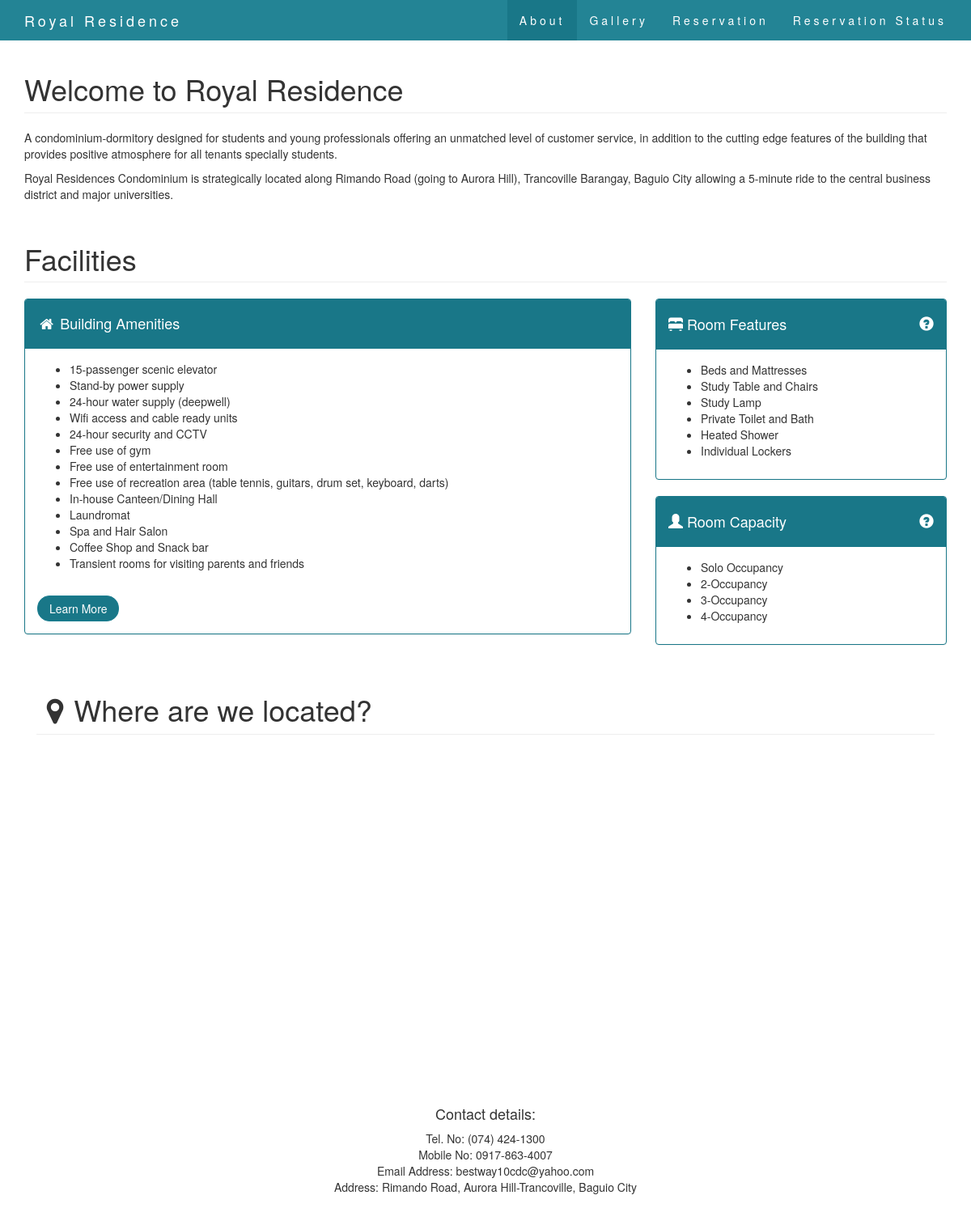
The app's page /, older data.
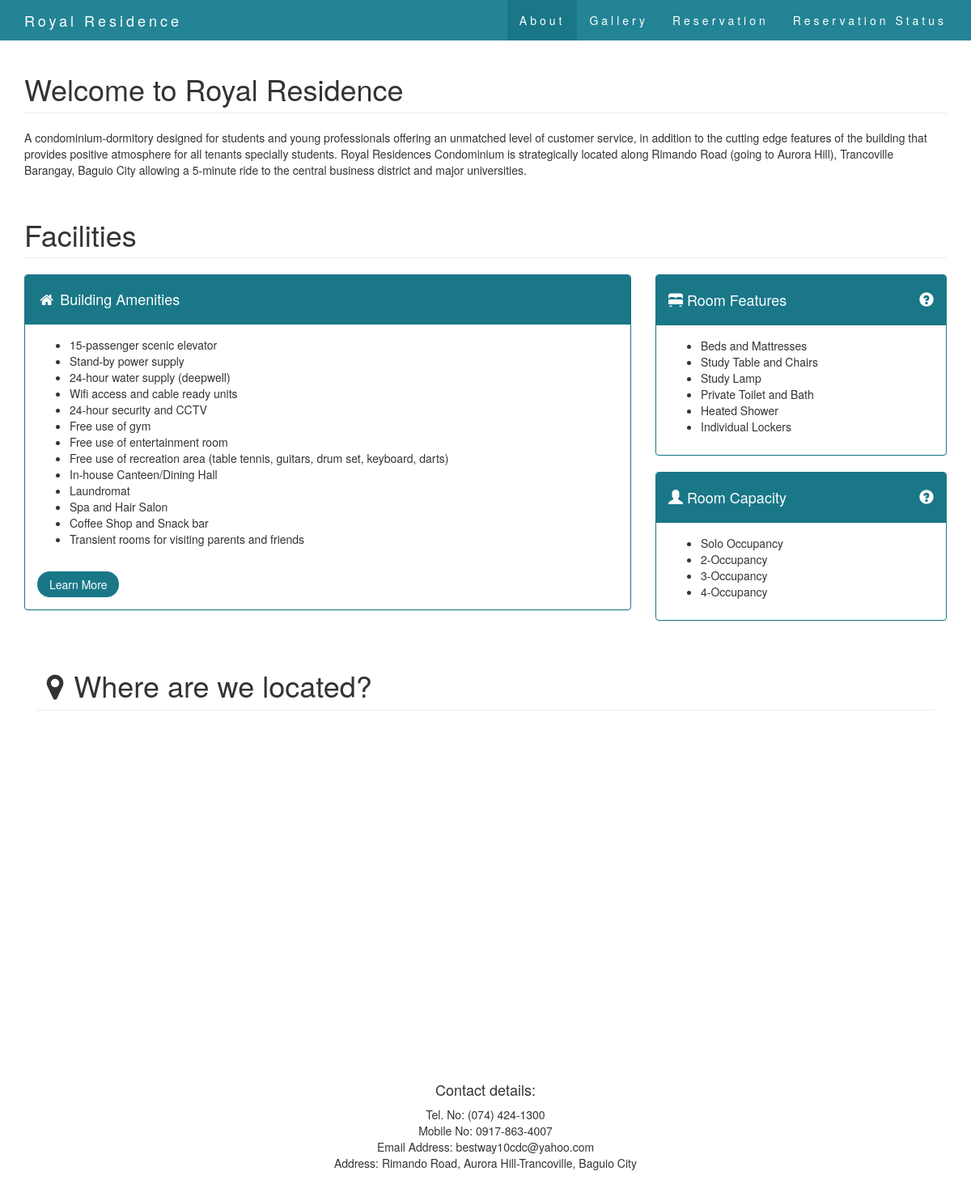
The same page, newer data.
### tables this page shows
CREATE TABLE IF NOT EXISTS `aboutus_content` (
  `aboutUs` text NOT NULL,
  `aboutUsID` int(10) NOT NULL AUTO_INCREMENT,
  PRIMARY KEY (`aboutUsID`)
);

CREATE TABLE IF NOT EXISTS `aboutus_amenities` (
  `amenitiesID` int(10) NOT NULL AUTO_INCREMENT,
  `amenities` varchar(255) NOT NULL,
  PRIMARY KEY (`amenitiesID`)
);

CREATE TABLE IF NOT EXISTS `aboutus_roomfeatures` (
  `featureID` int(11) NOT NULL AUTO_INCREMENT,
  `feature` varchar(255) NOT NULL,
  PRIMARY KEY (`featureID`)
);

CREATE TABLE IF NOT EXISTS `aboutus_roomcapacities` (
  `roomCapacityID` int(10) NOT NULL AUTO_INCREMENT,
  `roomCapacity` varchar(255) NOT NULL,
  PRIMARY KEY (`roomCapacityID`)
);

### index.php (the view, shortened to what the changed rows need)
<?php
$dbc = mysqli_connect("localhost", "root", "", "royaldb");
$amenitiesQuery = mysqli_query($dbc,"SELECT * FROM aboutus_amenities");
$aboutUsQuery = mysqli_query($dbc,"SELECT * FROM aboutus_content");
$roomFeatureQuery = mysqli_query($dbc,"SELECT * FROM aboutus_roomfeatures");
$roomCapacityQuery = mysqli_query($dbc,"SELECT * FROM aboutus_roomcapacities");
?>
<!DOCTYPE html>
<html lang="en">
<head>
    <link href="css/bootstrap.min.css" rel="stylesheet">
    <link href="css/modern-business.css" rel="stylesheet">
    <link href="font-awesome/css/font-awesome.min.css" rel="stylesheet" type="text/css">
</head>
<body id="myPage" data-spy="scroll" data-target=".navbar" data-offset="60">
    <div class="container">
        <div class="row">
            <div class="col-lg-12">
                <h1 class="page-header">
                    Welcome to Royal Residence
                </h1>
            </div>
            <div class = "container-fluid">
                    <?php
                             if ($aboutUsQuery) {
                                       while ($row = mysqli_fetch_array($aboutUsQuery,MYSQL_ASSOC)) {
                                                            $printAboutUs  = $row['aboutUs'];
                                                            echo ("<p> $printAboutUs </p>");
                                                        }
                                          }
                       ?>
            </div>
            <div class="col-lg-12">
                <h1 class="page-header">
                    Facilities
                </h1>
            </div>
            <div class="col-md-8">
                <div class="panel panel-primary">
                    <div class="panel-body">
                    <ul>
                          <?php
                             if ($amenitiesQuery) {
                                       while ($row = mysqli_fetch_array($amenitiesQuery,MYSQL_ASSOC)) {
                                                            $printAmenities  = $row['amenities'];
                                                             echo("<li>$printAmenities</li>");
                                                        }
                                                    }
                       ?>
                    </ul>
                        <br />
                    </div>
                </div>
            </div>
            <div class="col-md-4">
                <div class="panel panel-primary">
                    <div class="panel-body">
                     <ul>
                       <?php
                             if ($roomFeatureQuery) {
                                       while ($row = mysqli_fetch_array($roomFeatureQuery,MYSQL_ASSOC)) {
                                                            $printRoomFeatures  = $row['feature'];
                                                             echo("<li>$printRoomFeatures</li>");
                                                        }
                                                    }
                       ?>
                    </ul>
                    </div>
                </div>
            </div>
            <div class="col-md-4">
                <div class="panel panel-primary">
                    <div class="panel-body">
                        <ul>
                            <?php
                             if ($roomCapacityQuery) {
                                       while ($row = mysqli_fetch_array($roomCapacityQuery,MYSQL_ASSOC)) {
                                                            $printRoomCapacity  = $row['roomCapacity'];
                                                             echo("<li>$printRoomCapacity</li>");
                                                        }
                                                    }
                       ?>
                        </ul>
                    </div>
                </div>
            </div>
        </div>
        <div class="col-lg-12">
            <h1 class="page-header">
                <i class="fa fa-fw fa-map-marker"></i>Where are we located?
            </h1>
        </div>
    </div>
</body>
</html>

Row changes from the older to the newer data that the page shows:
removed aboutus_content: aboutUs "Royal Residences Condominium is strategically located along Rimando Road (going to Aurora Hill), Trancoville Barangay, Baguio City allowing a 5-minute ride to the central business district and major universities."
changed aboutus_content: aboutUs "…all tenants specially students." → "…all tenants specially students. Royal Residences Condominium is strategically located along Rimando Road (going to Aurora Hill), Trancoville Barangay, Baguio City allowing a 5-minute ride to the central business district and major universities."
